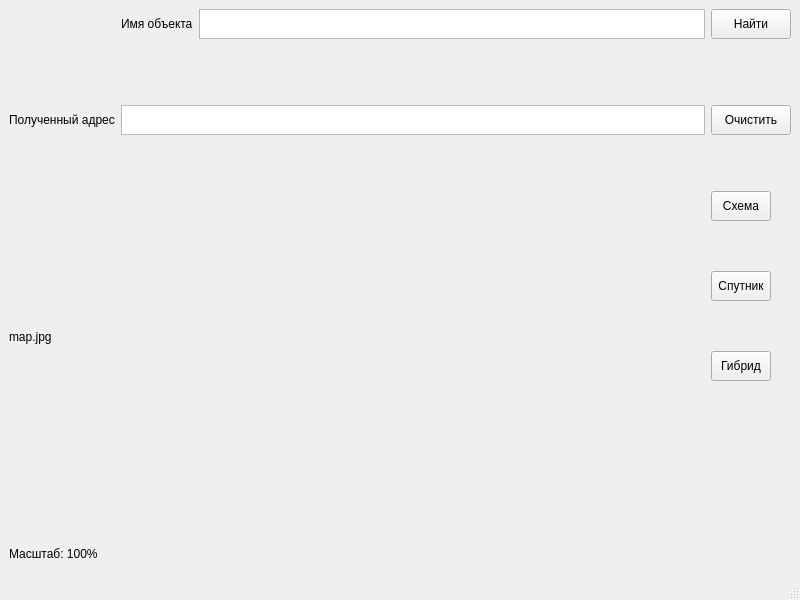
<?xml version="1.0" encoding="UTF-8"?>
<ui version="4.0">
 <class>MainWindow</class>
 <widget class="QMainWindow" name="MainWindow">
  <property name="geometry">
   <rect>
    <x>0</x>
    <y>0</y>
    <width>800</width>
    <height>600</height>
   </rect>
  </property>
  <property name="windowTitle">
   <string>MainWindow</string>
  </property>
  <widget class="QWidget" name="centralwidget">
   <layout class="QVBoxLayout" name="verticalLayout">
    <item>
     <layout class="QGridLayout" name="gridLayout">
      <item row="3" column="3">
       <layout class="QVBoxLayout" name="verticalLayout_2">
        <property name="spacing">
         <number>0</number>
        </property>
        <property name="sizeConstraint">
         <enum>QLayout::SetFixedSize</enum>
        </property>
        <property name="rightMargin">
         <number>15</number>
        </property>
        <item>
         <widget class="QPushButton" name="pushButton_4">
          <property name="maximumSize">
           <size>
            <width>60</width>
            <height>30</height>
           </size>
          </property>
          <property name="text">
           <string>Схема</string>
          </property>
         </widget>
        </item>
        <item>
         <widget class="QPushButton" name="pushButton_3">
          <property name="maximumSize">
           <size>
            <width>60</width>
            <height>30</height>
           </size>
          </property>
          <property name="text">
           <string>Спутник</string>
          </property>
         </widget>
        </item>
        <item>
         <widget class="QPushButton" name="pushButton_5">
          <property name="maximumSize">
           <size>
            <width>60</width>
            <height>30</height>
           </size>
          </property>
          <property name="text">
           <string>Гибрид</string>
          </property>
         </widget>
        </item>
        <item>
         <spacer name="verticalSpacer">
          <property name="orientation">
           <enum>Qt::Vertical</enum>
          </property>
          <property name="sizeType">
           <enum>QSizePolicy::Preferred</enum>
          </property>
          <property name="sizeHint" stdset="0">
           <size>
            <width>20</width>
            <height>100</height>
           </size>
          </property>
         </spacer>
        </item>
       </layout>
      </item>
      <item row="0" column="3">
       <widget class="QPushButton" name="pushButton">
        <property name="maximumSize">
         <size>
          <width>16777215</width>
          <height>30</height>
         </size>
        </property>
        <property name="sizeIncrement">
         <size>
          <width>0</width>
          <height>30</height>
         </size>
        </property>
        <property name="baseSize">
         <size>
          <width>0</width>
          <height>30</height>
         </size>
        </property>
        <property name="text">
         <string>Найти</string>
        </property>
       </widget>
      </item>
      <item row="4" column="0">
       <widget class="QLabel" name="label_4">
        <property name="maximumSize">
         <size>
          <width>16777215</width>
          <height>30</height>
         </size>
        </property>
        <property name="layoutDirection">
         <enum>Qt::RightToLeft</enum>
        </property>
        <property name="text">
         <string>Масштаб: 100%</string>
        </property>
       </widget>
      </item>
      <item row="2" column="3">
       <widget class="QPushButton" name="pushButton_2">
        <property name="maximumSize">
         <size>
          <width>16777215</width>
          <height>30</height>
         </size>
        </property>
        <property name="text">
         <string>Очистить</string>
        </property>
       </widget>
      </item>
      <item row="3" column="0" colspan="3">
       <widget class="QLabel" name="label_3">
        <property name="lineWidth">
         <number>1</number>
        </property>
        <property name="text">
         <string>map.jpg</string>
        </property>
       </widget>
      </item>
      <item row="2" column="0">
       <widget class="QLabel" name="label_2">
        <property name="sizePolicy">
         <sizepolicy hsizetype="Preferred" vsizetype="Fixed">
          <horstretch>0</horstretch>
          <verstretch>0</verstretch>
         </sizepolicy>
        </property>
        <property name="text">
         <string>Полученный адрес</string>
        </property>
       </widget>
      </item>
      <item row="0" column="2">
       <widget class="QTextEdit" name="textEdit">
        <property name="sizePolicy">
         <sizepolicy hsizetype="Expanding" vsizetype="Fixed">
          <horstretch>0</horstretch>
          <verstretch>0</verstretch>
         </sizepolicy>
        </property>
        <property name="maximumSize">
         <size>
          <width>16777215</width>
          <height>30</height>
         </size>
        </property>
        <property name="sizeIncrement">
         <size>
          <width>0</width>
          <height>0</height>
         </size>
        </property>
        <property name="baseSize">
         <size>
          <width>0</width>
          <height>0</height>
         </size>
        </property>
       </widget>
      </item>
      <item row="1" column="0">
       <spacer name="verticalSpacer_2">
        <property name="orientation">
         <enum>Qt::Vertical</enum>
        </property>
        <property name="sizeType">
         <enum>QSizePolicy::Fixed</enum>
        </property>
        <property name="sizeHint" stdset="0">
         <size>
          <width>20</width>
          <height>60</height>
         </size>
        </property>
       </spacer>
      </item>
      <item row="0" column="1">
       <widget class="QLabel" name="label">
        <property name="sizePolicy">
         <sizepolicy hsizetype="Preferred" vsizetype="Fixed">
          <horstretch>0</horstretch>
          <verstretch>0</verstretch>
         </sizepolicy>
        </property>
        <property name="text">
         <string>Имя объекта</string>
        </property>
       </widget>
      </item>
      <item row="2" column="1" colspan="2">
       <widget class="QTextEdit" name="textEdit_2">
        <property name="sizePolicy">
         <sizepolicy hsizetype="Expanding" vsizetype="Fixed">
          <horstretch>0</horstretch>
          <verstretch>0</verstretch>
         </sizepolicy>
        </property>
        <property name="maximumSize">
         <size>
          <width>16777215</width>
          <height>30</height>
         </size>
        </property>
       </widget>
      </item>
     </layout>
    </item>
   </layout>
  </widget>
  <widget class="QMenuBar" name="menubar">
   <property name="geometry">
    <rect>
     <x>0</x>
     <y>0</y>
     <width>800</width>
     <height>21</height>
    </rect>
   </property>
  </widget>
  <widget class="QStatusBar" name="statusbar"/>
 </widget>
 <resources/>
 <connections/>
</ui>
